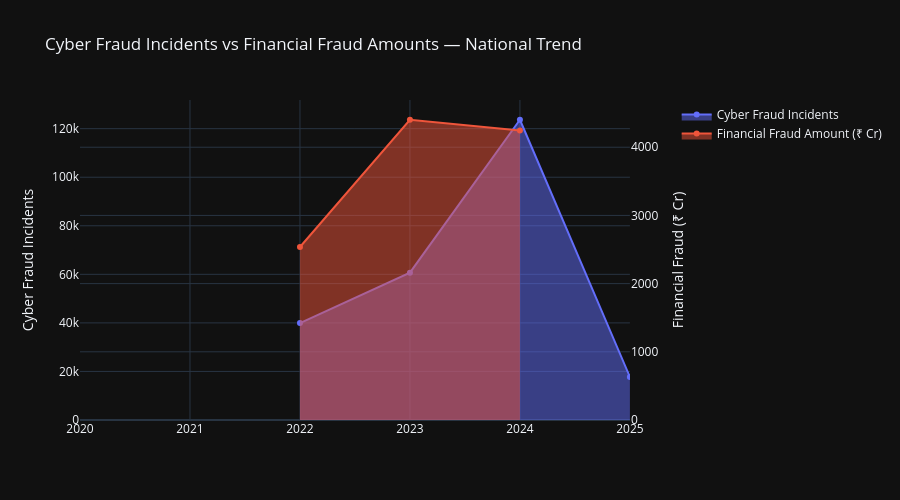

The code cell stored with this chart in its notebook:
### Code cell
# ─── CELL 4 — Plotly: Interactive Stacked Area – Cyber vs Financial Fraud ───
fig = make_subplots(specs=[[{'secondary_y': True}]])

fig.add_trace(go.Scatter(
    x=trends['Year'], y=trends['Cyber_Fraud_Incidents'],
    fill='tozeroy', name='Cyber Fraud Incidents',
    line=dict(color='#636EFA', width=2)), secondary_y=False)

fig.add_trace(go.Scatter(
    x=trends['Year'], y=trends['Financial_Fraud_Amount_Cr'],
    fill='tozeroy', name='Financial Fraud Amount (₹ Cr)',
    line=dict(color='#EF553B', width=2)), secondary_y=True)

fig.update_layout(
    title='Cyber Fraud Incidents vs Financial Fraud Amounts — National Trend',
    template='plotly_dark', height=500,
    hovermode='x unified')
fig.update_yaxes(title_text='Cyber Fraud Incidents', secondary_y=False)
fig.update_yaxes(title_text='Financial Fraud (₹ Cr)', secondary_y=True)
fig.show()

### Figure 1 — Plotly figure (JSON) as saved in the notebook; plotly's stock layout.template omitted (floating-point values rounded to 4 significant figures)
{"data": [{"fill": "tozeroy", "line": {"color": "#636EFA", "width": 2}, "name": "Cyber Fraud Incidents", "type": "scatter", "x": [2020, 2021, 2022, 2023, 2024, 2025], "xaxis": "x", "y": [NaN, NaN, 39920.0, 60680.0, 123700.0, 17720.0], "yaxis": "y"}, {"fill": "tozeroy", "line": {"color": "#EF553B", "width": 2}, "name": "Financial Fraud Amount (₹ Cr)", "type": "scatter", "x": [2020, 2021, 2022, 2023, 2024, 2025], "xaxis": "x", "y": [NaN, NaN, 2537.0, 4403.0, 4245.0, NaN], "yaxis": "y2"}], "layout": {"height": 500, "hovermode": "x unified", "title": {"text": "Cyber Fraud Incidents vs Financial Fraud Amounts — National Trend"}, "xaxis": {"anchor": "y", "domain": [0, 0.94]}, "yaxis": {"anchor": "x", "domain": [0, 1], "title": {"text": "Cyber Fraud Incidents"}}, "yaxis2": {"anchor": "x", "overlaying": "y", "side": "right", "title": {"text": "Financial Fraud (₹ Cr)"}}}}
